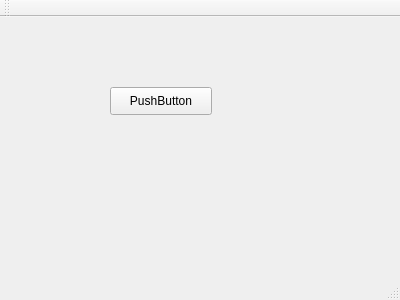
<?xml version="1.0" encoding="UTF-8"?>
<ui version="4.0">
 <class>Train</class>
 <widget class="QMainWindow" name="Train">
  <property name="geometry">
   <rect>
    <x>0</x>
    <y>0</y>
    <width>400</width>
    <height>300</height>
   </rect>
  </property>
  <property name="windowTitle">
   <string>Train</string>
  </property>
  <widget class="QWidget" name="centralWidget">
   <widget class="QPushButton" name="pushButton">
    <property name="geometry">
     <rect>
      <x>110</x>
      <y>70</y>
      <width>102</width>
      <height>28</height>
     </rect>
    </property>
    <property name="text">
     <string>PushButton</string>
    </property>
   </widget>
  </widget>
  <widget class="QMenuBar" name="menuBar">
   <property name="geometry">
    <rect>
     <x>0</x>
     <y>0</y>
     <width>400</width>
     <height>26</height>
    </rect>
   </property>
  </widget>
  <widget class="QToolBar" name="mainToolBar">
   <attribute name="toolBarArea">
    <enum>TopToolBarArea</enum>
   </attribute>
   <attribute name="toolBarBreak">
    <bool>false</bool>
   </attribute>
  </widget>
  <widget class="QStatusBar" name="statusBar"/>
 </widget>
 <layoutdefault spacing="6" margin="11"/>
 <resources/>
 <connections/>
</ui>
